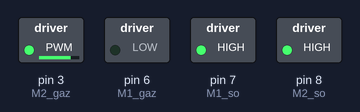
Bench run of a sketch on a simulated Arduino Uno, built with avr-gcc and run on an emulated ATmega328P. Parts: switched loads named in the sketch (green lamp = pin HIGH).

Above: at 0.3 s.
At 0.8 s:
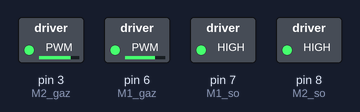
At 5.8 s:
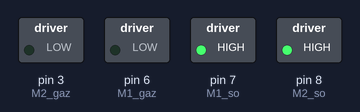
Timing chart, 0 to 7.3 s (numbered marks = the images above):
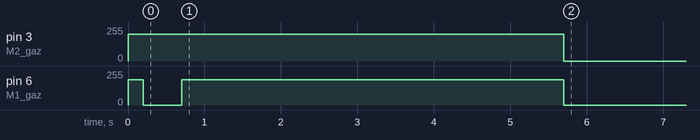

The sketch:

motor.ino
```cpp
int M1_gaz = 6;
int M1_so = 7;
int M2_gaz = 3;
int M2_so = 8;

void setup() {
  pinMode(M1_gaz, OUTPUT);
  pinMode(M1_so, OUTPUT);
  pinMode(M2_gaz, OUTPUT);
  pinMode(M2_so, OUTPUT);

  digitalWrite(M1_so, 1);
  digitalWrite(M2_so, 1);
  analogWrite(M1_gaz, 190);
  analogWrite(M2_gaz, 200);

  delay(200);
  //Turn left
  analogWrite(M1_gaz, 0);

  delay(500);
  analogWrite(M1_gaz, 190);

  delay(5000);
  analogWrite(M1_gaz, 0);
  analogWrite(M2_gaz, 0);
}

void loop() {
  // put your main code here, to run repeatedly:
}
```
